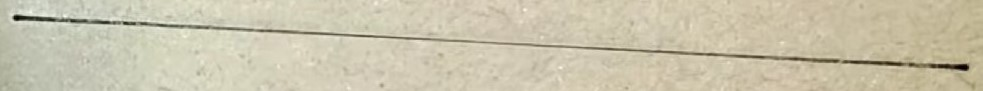
#> input picture task 2/line.jpeg, 983 x 91 px, found by its file name
$ python edge.py
#> lines starting #> are read from the running program, lines starting #| are printed output that depends on the picture; after the words box and inside, x2 and y2 are one past the last pixel; in counts of white or black regions, pixels touching at a corner belong together
import cv2
import numpy as np

# Load the image
image = cv2.imread('task 2\line.jpeg')
#> image is the input picture: shape (91, 983, 3); mean B, G, R 172.9, 196.4, 202.7

# Convert the image to grayscale
gray = cv2.cvtColor(image, cv2.COLOR_BGR2GRAY)
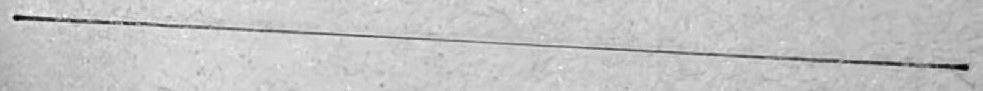
#> gray: shape (91, 983); min 1, max 249, mean 195.6

# Apply Canny edge detection
edges = cv2.Canny(gray, 50, 150, apertureSize=3)
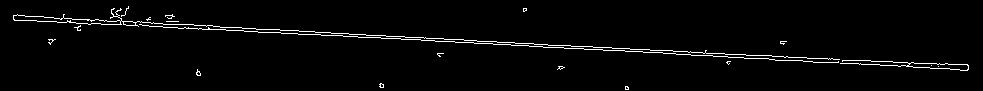
#> edges: shape (91, 983); 2.4% white in thin lines or dots, all inside (x1, y1, x2, y2) = (13, 6, 969, 90)

# Perform Hough Line Transform
lines = cv2.HoughLines(edges, 1, np.pi / 180, 200)
#> lines = [[18, 1.62], [15, 1.62]]

# Draw detected lines on the original image
if lines is not None:
    for line in lines:
        rho, theta = line[0]
        a = np.cos(theta)
        b = np.sin(theta)
        x0 = a * rho
        y0 = b * rho
        x1 = int(x0 + 1000 * (-b))
        y1 = int(y0 + 1000 * (a))
        x2 = int(x0 - 1000 * (-b))
        y2 = int(y0 - 1000 * (a))
        cv2.line(image, (x1, y1), (x2, y2), (0, 0, 255), 2)
#> this loop made 2 passes
#> (rho, theta, a, b, x0, y0, x1, y1) on passes 1 to 2: (18, 1.62, -0.0523, 0.999, -0.942, 17.98, -999, -34), (15, 1.62, -0.0523, 0.999, -0.785, 14.98, -999, -37)
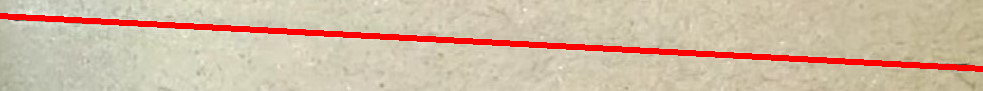
#> image: shape (91, 983, 3); 6.6% of pixels changed, all inside (x1, y1, x2, y2) = (0, 13, 983, 72)

# Display the result
cv2.imshow('Detected Lines', image)
cv2.waitKey(0)
cv2.destroyAllWindows()
